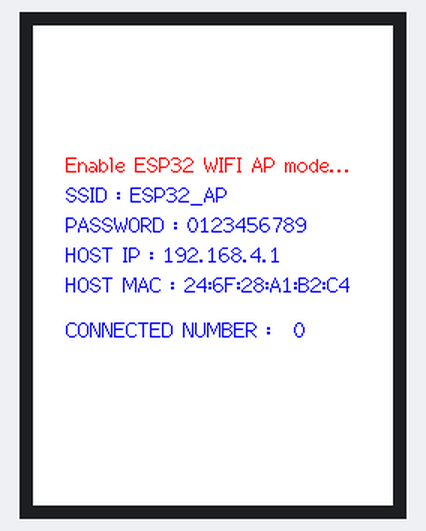
Bench run of a sketch on a simulated ESP32. Shown: 240×320 colour display.

Above: at 0.3 s.

The sketch:

Wifi_AP_test.ino
```cpp
//How does this program connect to WiFi AP mode.

//pin usage as follow:
//                   CS  DC/RS  RESET    SDI/MOSI  SCK   SDO/MISO  BL      VCC    GND
//ESP32-WROOM-32E:   15    2   ESP32-EN     13      14      12     21      5V     GND

/***********************************************************************************
* @attention
*
* THE PRESENT FIRMWARE WHICH IS FOR GUIDANCE ONLY AIMS AT PROVIDING CUSTOMERS
* WITH CODING INFORMATION REGARDING THEIR PRODUCTS IN ORDER FOR THEM TO SAVE
* TIME. AS A RESULT, QD electronic SHALL NOT BE HELD LIABLE FOR ANY
* DIRECT, INDIRECT OR CONSEQUENTIAL DAMAGES WITH RESPECT TO ANY CLAIMS ARISING
* FROM THE CONTENT OF SUCH FIRMWARE AND/OR THE USE MADE BY CUSTOMERS OF THE
* CODING INFORMATION CONTAINED HEREIN IN CONNECTION WITH THEIR PRODUCTS.
**********************************************************************************/
#include <TFT_eSPI.h>
#include <WiFi.h>

//AP mode SSID and PWD
const char *ssid = "ESP32_AP";
const char *password = "0123456789";

char t_buf[100] = {0};
TFT_eSPI my_lcd = TFT_eSPI();

void setup()
{
  Serial.begin(115200);
  my_lcd.begin();
  my_lcd.setRotation(0);
  my_lcd.fillScreen(TFT_WHITE);
  my_lcd.setTextColor(TFT_RED);
  my_lcd.drawString("Enable ESP32 WIFI AP mode...", 22,85,2);
  WiFi.softAP(ssid, password);
  my_lcd.setTextColor(TFT_BLUE);
  sprintf(t_buf, "SSID : %s", ssid);
  my_lcd.drawString(t_buf, 22,105,2);
  sprintf(t_buf, "PASSWORD : %s", password);
  my_lcd.drawString(t_buf, 22,125,2);
  sprintf(t_buf, "HOST IP : %s", WiFi.softAPIP().toString().c_str());
  my_lcd.drawString(t_buf, 22,145,2);
  sprintf(t_buf, "HOST MAC : %s", WiFi.softAPmacAddress().c_str());
  my_lcd.drawString(t_buf, 22,165,2);
  my_lcd.drawString("CONNECTED NUMBER : ", 22,195,2);
}

void loop()
{
  sprintf(t_buf, "%d", WiFi.softAPgetStationNum());
  my_lcd.fillRect(174, 195, my_lcd.width()-80, 25,TFT_WHITE);
  my_lcd.drawString(t_buf, 174,195,2);
  delay(1000);
}
```
